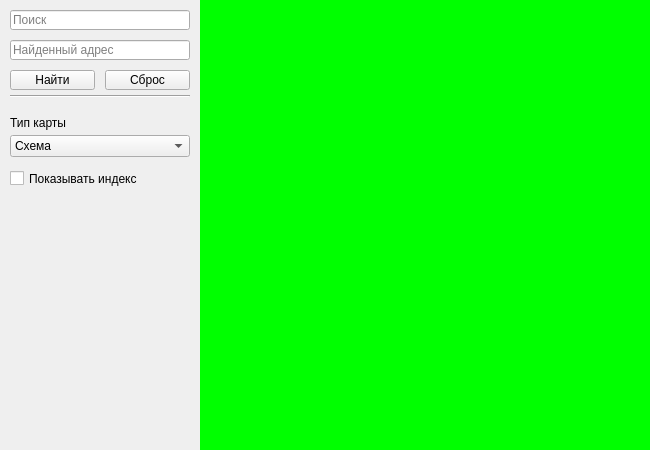
<?xml version="1.0" encoding="UTF-8"?>
<ui version="4.0">
 <class>Form</class>
 <widget class="QWidget" name="Form">
  <property name="geometry">
   <rect>
    <x>0</x>
    <y>0</y>
    <width>650</width>
    <height>450</height>
   </rect>
  </property>
  <property name="minimumSize">
   <size>
    <width>650</width>
    <height>450</height>
   </size>
  </property>
  <property name="maximumSize">
   <size>
    <width>650</width>
    <height>450</height>
   </size>
  </property>
  <property name="windowTitle">
   <string>Большая задача</string>
  </property>
  <widget class="QLabel" name="image">
   <property name="geometry">
    <rect>
     <x>200</x>
     <y>0</y>
     <width>450</width>
     <height>450</height>
    </rect>
   </property>
   <property name="focusPolicy">
    <enum>Qt::StrongFocus</enum>
   </property>
   <property name="styleSheet">
    <string notr="true">background-color: rgb(0, 255, 0);</string>
   </property>
   <property name="text">
    <string/>
   </property>
  </widget>
  <widget class="QComboBox" name="comboBox">
   <property name="geometry">
    <rect>
     <x>10</x>
     <y>135</y>
     <width>180</width>
     <height>22</height>
    </rect>
   </property>
   <property name="focusPolicy">
    <enum>Qt::ClickFocus</enum>
   </property>
   <item>
    <property name="text">
     <string>Схема</string>
    </property>
   </item>
   <item>
    <property name="text">
     <string>Спутник</string>
    </property>
   </item>
   <item>
    <property name="text">
     <string>Гибрид</string>
    </property>
   </item>
  </widget>
  <widget class="QLabel" name="label">
   <property name="geometry">
    <rect>
     <x>10</x>
     <y>115</y>
     <width>81</width>
     <height>16</height>
    </rect>
   </property>
   <property name="text">
    <string>Тип карты</string>
   </property>
  </widget>
  <widget class="QLineEdit" name="lineEdit">
   <property name="geometry">
    <rect>
     <x>10</x>
     <y>10</y>
     <width>180</width>
     <height>20</height>
    </rect>
   </property>
   <property name="focusPolicy">
    <enum>Qt::ClickFocus</enum>
   </property>
   <property name="placeholderText">
    <string>Поиск</string>
   </property>
  </widget>
  <widget class="Line" name="line">
   <property name="geometry">
    <rect>
     <x>10</x>
     <y>95</y>
     <width>180</width>
     <height>3</height>
    </rect>
   </property>
   <property name="orientation">
    <enum>Qt::Horizontal</enum>
   </property>
  </widget>
  <widget class="QPushButton" name="pushButton">
   <property name="geometry">
    <rect>
     <x>10</x>
     <y>70</y>
     <width>85</width>
     <height>20</height>
    </rect>
   </property>
   <property name="focusPolicy">
    <enum>Qt::ClickFocus</enum>
   </property>
   <property name="text">
    <string>Найти</string>
   </property>
  </widget>
  <widget class="QLabel" name="label_2">
   <property name="geometry">
    <rect>
     <x>10</x>
     <y>430</y>
     <width>180</width>
     <height>13</height>
    </rect>
   </property>
   <property name="text">
    <string/>
   </property>
  </widget>
  <widget class="QPushButton" name="pushButton_2">
   <property name="geometry">
    <rect>
     <x>105</x>
     <y>70</y>
     <width>85</width>
     <height>20</height>
    </rect>
   </property>
   <property name="focusPolicy">
    <enum>Qt::ClickFocus</enum>
   </property>
   <property name="text">
    <string>Сброс</string>
   </property>
  </widget>
  <widget class="QLineEdit" name="lineEdit_2">
   <property name="geometry">
    <rect>
     <x>10</x>
     <y>40</y>
     <width>180</width>
     <height>20</height>
    </rect>
   </property>
   <property name="focusPolicy">
    <enum>Qt::NoFocus</enum>
   </property>
   <property name="readOnly">
    <bool>true</bool>
   </property>
   <property name="placeholderText">
    <string>Найденный адрес</string>
   </property>
  </widget>
  <widget class="QCheckBox" name="checkBox">
   <property name="geometry">
    <rect>
     <x>10</x>
     <y>170</y>
     <width>180</width>
     <height>17</height>
    </rect>
   </property>
   <property name="text">
    <string>Показывать индекс</string>
   </property>
  </widget>
 </widget>
 <resources/>
 <connections/>
</ui>
